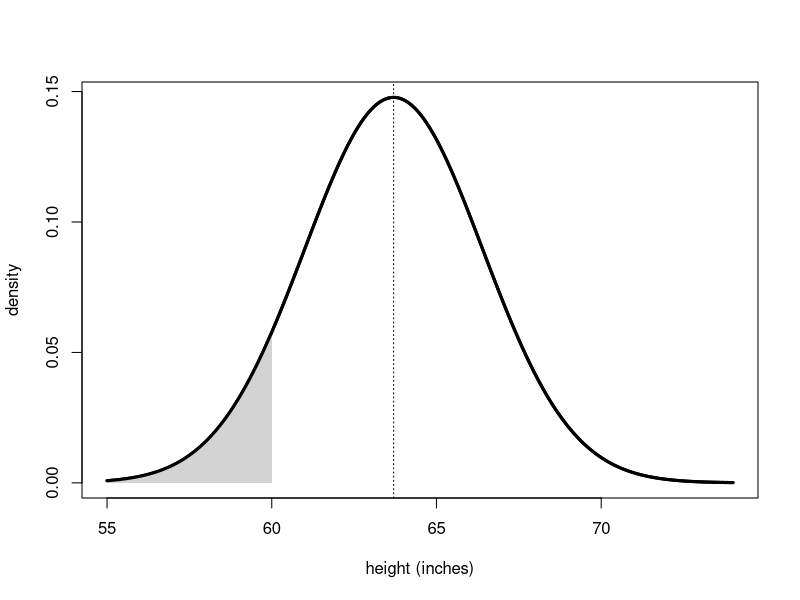
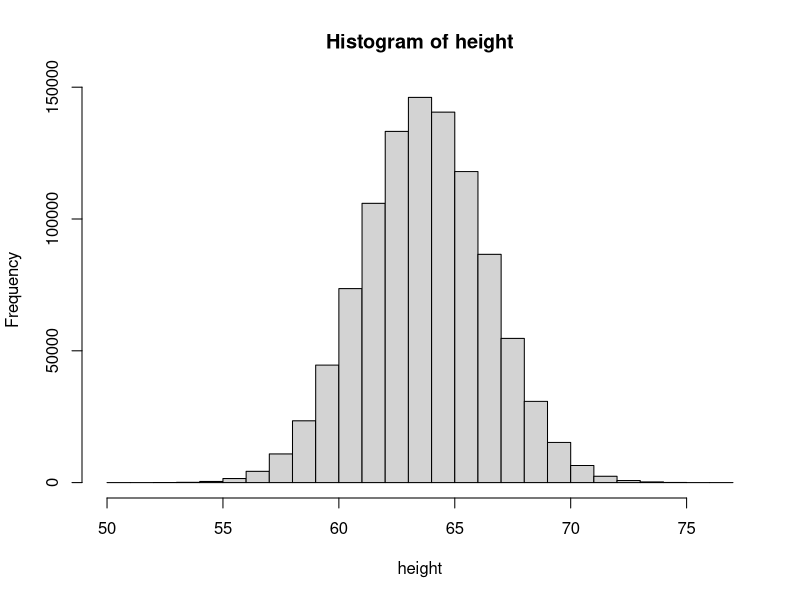
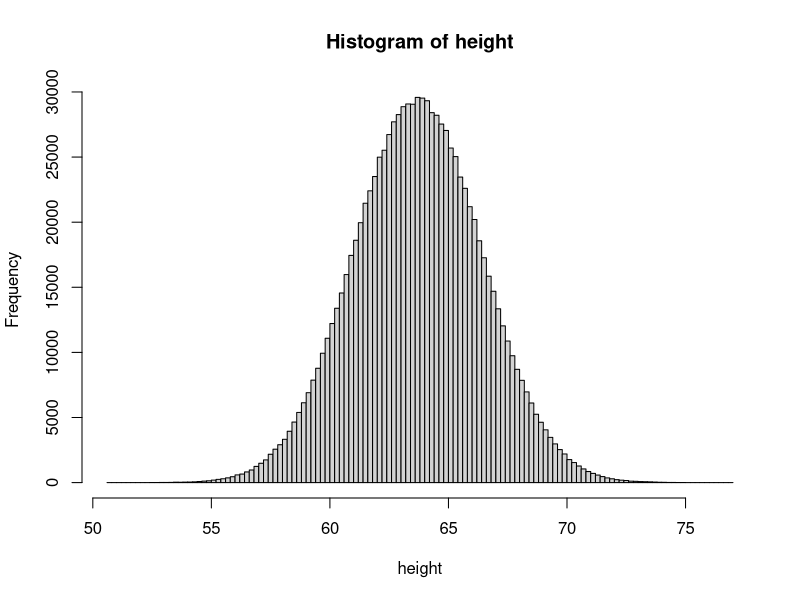
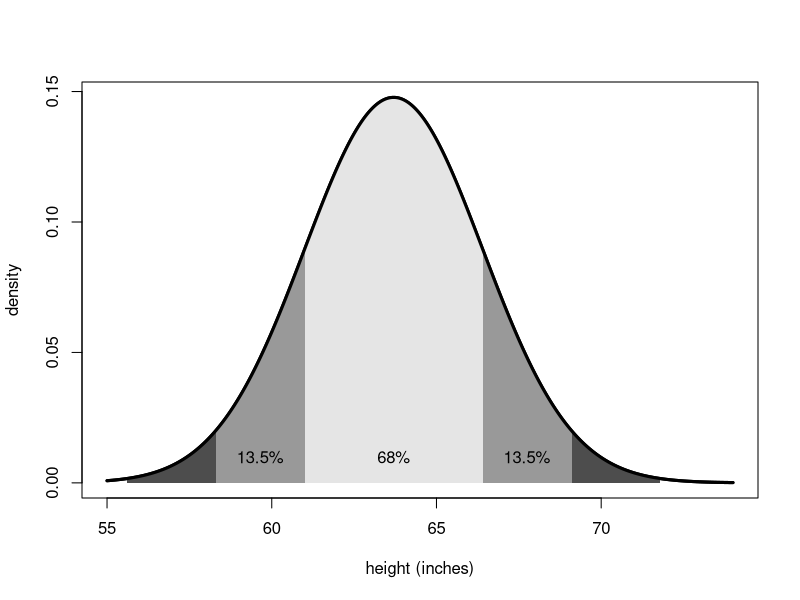
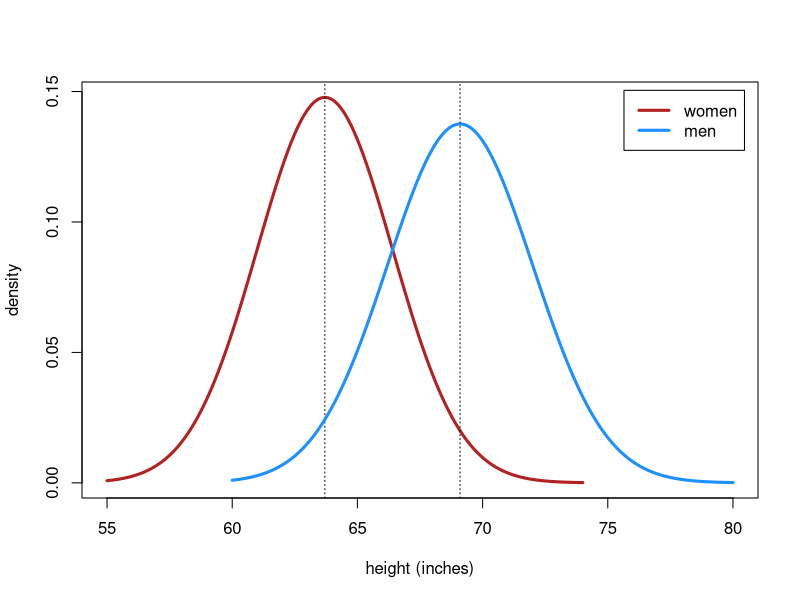
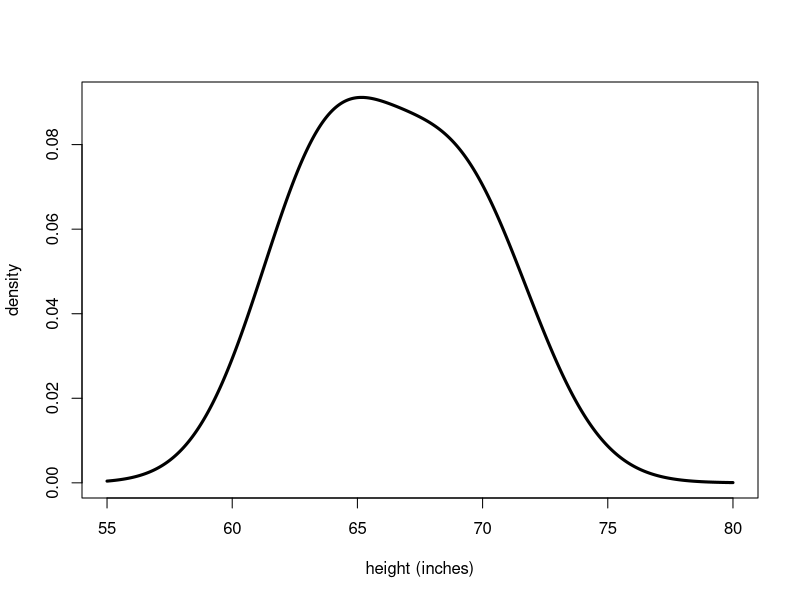
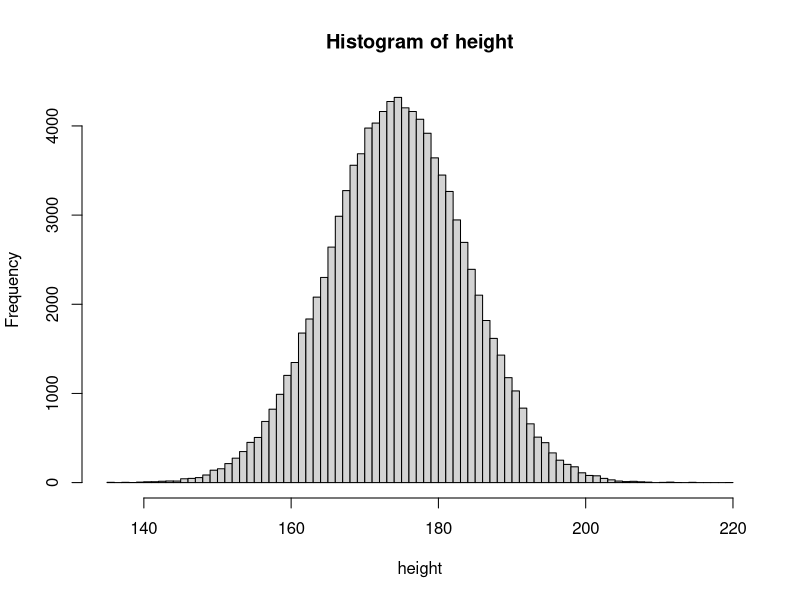
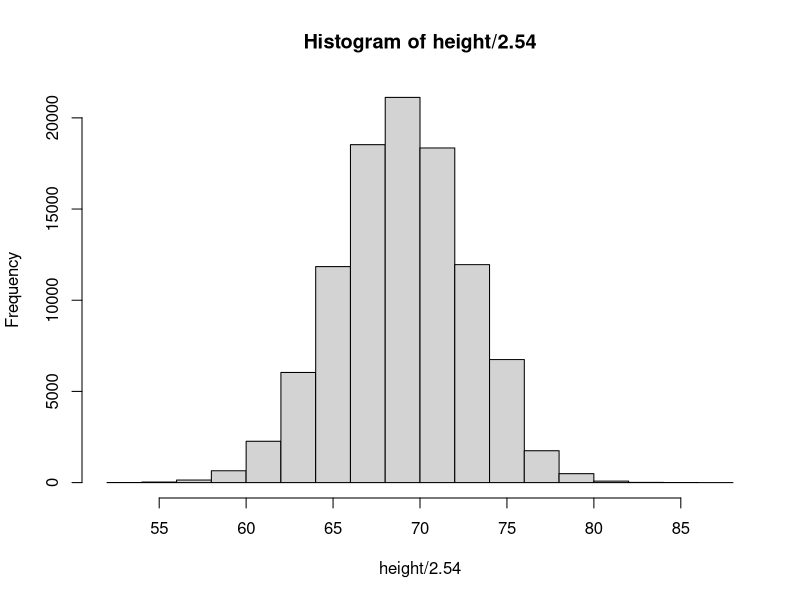

Here is the R script that generated these plots, in order:
############################################################################

# Open Online R Stream (https://www.wvbauer.com/doku.php/live_streams)
#
# By:   Wolfgang Viechtbauer (https://www.wvbauer.com)
# Date: 2023-06-22
#
# Topic(s):
# - Regression and Other Stories (https://avehtari.github.io/ROS-Examples/)
# - Section(s): 3.5
#
# last updated: 2023-06-26

############################################################################

### 3.5: Probability distributions

## Normal distribution; mean and standard deviation
# https://en.wikipedia.org/wiki/Normal_distribution

# draw a normal distribution with a mean of 63.7 and a standard deviation of 2.7
xs <- seq(55, 74, length=1000)
ys <- dnorm(xs, mean=63.7, sd=2.7)
plot(xs, ys, type="l", xlab="height (inches)", ylab="density", lwd=3)
abline(v=63.7, lty="dotted")

# shade in the area of the distribution where height is 60 inches or below
xs.sub <- seq(55, 60, length=1000)
ys.sub <- dnorm(xs.sub, mean=63.7, sd=2.7)
polygon(c(xs.sub,60,rev(xs.sub)), c(ys.sub,0,rep(0,1000)), col="lightgray", border=NA)
lines(xs, ys, lwd=3)

# calculate the size of the shaded area
pnorm(60, mean=63.7, sd=2.7)

# this is the probability of sampling a woman from the distribution whose
# height is 60 inches or shorter (around 8.5%)

# generate a random sample of the height of one million women from this distribution
set.seed(1234)
height <- rnorm(1000000, mean=63.7, sd=2.7)

# draw a histogram of the values
hist(height)

# increase the number of break points
hist(height, breaks=100)

# the proportion of women in the sample who are 60 inches or shorter
mean(height <= 60)

# redraw the normal distribution and shade in more areas (for 1, 2, and 3
# standard deviations around the mean)
xs <- seq(55, 74, length=1000)
ys <- dnorm(xs, mean=63.7, sd=2.7)
plot(xs, ys, type="l", xlab="height (inches)", ylab="density", lwd=3)
xs.sub <- seq(63.7-3*2.7, 63.7+3*2.7, length=1000)
ys.sub <- dnorm(xs.sub, mean=63.7, sd=2.7)
polygon(c(xs.sub,63.7+3*2.7,rev(xs.sub)), c(ys.sub,0,rep(0,1000)), col="gray30", border=NA)
xs.sub <- seq(63.7-2*2.7, 63.7+2*2.7, length=1000)
ys.sub <- dnorm(xs.sub, mean=63.7, sd=2.7)
polygon(c(xs.sub,63.7+2*2.7,rev(xs.sub)), c(ys.sub,0,rep(0,1000)), col="gray60", border=NA)
xs.sub <- seq(63.7-1*2.7, 63.7+1*2.7, length=1000)
ys.sub <- dnorm(xs.sub, mean=63.7, sd=2.7)
polygon(c(xs.sub,63.7+1*2.7,rev(xs.sub)), c(ys.sub,0,rep(0,1000)), col="gray90", border=NA)
lines(xs, ys, lwd=3)
text(63.7, .01, "68%")
text(63.7-1.5*2.7, .01, "13.5%")
text(63.7+1.5*2.7, .01, "13.5%")

# size of the area mu-sigma to mu+sigma (one SD below to one SD above the mean)
pnorm(63.7+1*2.7, mean=63.7, sd=2.7) - pnorm(63.7-1*2.7, mean=63.7, sd=2.7)

# so this is the probability of sampling a woman from the distribution whose
# height is between one SD below the mean to one SD above the mean

# the proportion of women in the sample whose height falls within this range
mean(height >= 63.7-1*2.7 & height <= 63.7+1*2.7)

# size of the area mu-2*sigma to mu+2*sigma (two SDs below to two SDs above the mean)
pnorm(63.7+2*2.7, mean=63.7, sd=2.7) - pnorm(63.7-2*2.7, mean=63.7, sd=2.7)

# size of the area mu-3*sigma to mu+3*sigma (three SDs below to three SDs above the mean)
pnorm(63.7+3*2.7, mean=63.7, sd=2.7) - pnorm(63.7-3*2.7, mean=63.7, sd=2.7)

# draw the normal distributions for the women and men in the same plot
xs <- seq(55, 74, length=1000)
ys <- dnorm(xs, mean=63.7, sd=2.7)
plot(xs, ys, type="l", xlab="height (inches)", ylab="density", lwd=3,
     xlim=c(55,80), col="firebrick")
abline(v=63.7, lty="dotted")
xs <- seq(60, 80, length=1000)
ys <- dnorm(xs, mean=69.1, sd=2.9)
lines(xs, ys, lwd=3, col="dodgerblue")
abline(v=69.1, lty="dotted")
legend("topright", inset=.02, col=c("firebrick","dodgerblue"), lty=1,
       legend=c("women","men"), lwd=3)

# draw the density for the 50/50 mixture of the two distributions
xs <- seq(55, 80, length=1000)
ys.w <- dnorm(xs, mean=63.7, sd=2.7)
ys.m <- dnorm(xs, mean=69.1, sd=2.9)
ys <- 0.5 * ys.w + 0.5 * ys.m
plot(xs, ys, type="l", xlab="height (inches)", ylab="density", lwd=3)

# to illustrate the CLT, let's consider the case where the height of a person
# is determined by 350 variables that correspond to 'genetic factors' that can
# either be switched on (1) or off (0) and assume that there is a 50/50 chance
# that a factor is on versus off
x001 <- sample(c(0,1), 100000, replace=TRUE)
x002 <- sample(c(0,1), 100000, replace=TRUE)
# ...
x350 <- sample(c(0,1), 100000, replace=TRUE)

# instead of doing the above 350 times, we can use replicate()
set.seed(1234)
X <- replicate(350, sample(c(0,1), 100000, replace=TRUE))

# X is a matrix with 100000 rows and 350 columns; the columns are the 350
# variables representing the presence/absence of the genetics factors

# take the sum across these 350 variables (the row sums)
height <- rowSums(X)

# draw a histogram of the resulting values for the people
hist(height, breaks=100)

# the mean, variance, and SD of the height values
mean(height)
var(height)
sd(height)

# the mean of a variable that takes on with 50% chance the value 1 and with
# 50% chance the value 0 is 0.5; we summed up 350 of such variables, so the
# true mean of the height variable we generated above must be 350 times this
# mean
350 * 0.5

# the variance of each of the variables in X is equal to 0.25
((0-0.5)^2 + (1-0.5)^2) / 2

# the variance of the height variable then is 350 times this variance
350 * 0.25

# and hence the SD of the height variable is the square root of that
sqrt(350 * 0.25)

## Linear transformations

# transform the height in centimeters into the height in inches and draw the
# histogram of these values (still a normal distribution)
hist(height / 2.54)

# simulate the difference of the mean height of 100 men and the mean height of 100 women
mean(rnorm(100, mean=69.1, sd=2.9)) - mean(rnorm(100, mean=63.7, sd=2.7))

# replicate this process 100000 times
mdiff <- replicate(100000, mean(rnorm(100, mean=69.1, sd=2.9)) -
                           mean(rnorm(100, mean=63.7, sd=2.7)))

# histogram of the resulting values
hist(mdiff, breaks=100)

# the mean and SD of the resulting values
mean(mdiff)
sd(mdiff)

## Mean and standard deviation of the sum of correlated random variables

# say we measure people twice on the same variable, once before and once after
# some kind of treatment
set.seed(1234)
pretest  <- rnorm(100, mean=100, sd=15)
posttest <- pretest + rnorm(100, mean=12, sd=10)

# create a scatterplot of the two variables
plot(pretest, posttest, pch=21, bg="gray", xlab="Pre-test", ylab="Post-test")

# add the diagonal line for when pretest = posttest
abline(a=0, b=1)

# correlation between the two variables
cor(pretest, posttest)

# compute the sum of the two scores
sumscore <- posttest + pretest

# compute the sum of the means and the mean of the sum scores (same!)
mean(pretest) + mean(posttest)
mean(sumscore)

# compute the SD of the sum scores and compare this to the formula in the book (same!)
sd(sumscore)
sqrt(var(pretest) + var(posttest) + 2*cor(pretest, posttest)*sd(pretest)*sd(posttest))

# compute the change scores
change <- posttest - pretest

# compute the difference between the means and the mean of the change scores (same!)
mean(posttest) - mean(pretest)
mean(change)

# compute the SD of the change scores and compare this to the formula in the book (same!)
sd(change)
sqrt(var(pretest) + var(posttest) - 2*cor(pretest, posttest)*sd(pretest)*sd(posttest))

## Lognormal distribution
# https://en.wikipedia.org/wiki/Log-normal_distribution

# simulate the log weight of 1000000 men
logweight <- rnorm(1000000, mean=5.13, sd=0.17)

# histogram of these values
hist(logweight, breaks=100)

# exponentiate these values to get the weight (in pounds) of these people
weight <- exp(logweight)

# histogram of the weight values
hist(weight, breaks=100)

# exponentiate the mean and SD of the logweight values
exp(mean(logweight))
exp(sd(logweight))

# note: these are not the same as taking the mean and SD of the weight values
mean(weight)
sd(weight)

# we can estimate the mean weight from the mean and SD logweight values
exp(mean(logweight) + var(logweight)/2)

# and we can estimate the SD weight from the mean and SD logweight values
sqrt((exp(var(logweight)) - 1) * exp(2*mean(logweight) + var(logweight)))

# sidenote: the exponentiated median of the logweight values is the same as
# the median of the weight values
exp(median(logweight))
median(weight)

# since mean(logweight) and median(logweight) are estimates of the same thing
# (since the true mean and median under a normal distribution are identical),
# exp(mean(logweight)) is actually an estimate of the median weight

## Binomial distribution
# https://en.wikipedia.org/wiki/Binomial_distribution

# simulate 1000000 values from a binomial distribution with n=20 and p=0.3
baskets <- rbinom(1000000, size=20, prob=0.3)

# create a frequency table of these values
table(baskets)

# create a plot of the frequencies divided by 1000000
plot(table(baskets)/1000000, type="h", ylab="Probability", bty="l")

# mean and SD of the baskets values
mean(baskets)
sd(baskets)

# compare these to the formulas in the book
20*0.3
sqrt(20*0.3*(1-0.3))

## Poisson distribution
# https://en.wikipedia.org/wiki/Poisson_distribution

# simulate 100000 values from a Poisson distribution with rate equal to 380
hits <- rpois(100000, lambda=380)

# create a plot of the frequencies divided by 100000
plot(table(hits)/100000, type="h", ylab="Probability", bty="l")

# this looks very much like a normal distribution; this is not coincidence

# the process of generating a Poisson random variable with rate parameter
# equal to 380 is the same as generating 380 Poisson random variable with rate
# parameter equal to 1 and summing up their values
X <- replicate(380, rpois(100000, lambda=1))
hits <- rowSums(X)
plot(table(hits)/1000000, type="h", ylab="Probability", bty="l")

# and as discussed above, the CLT then tells us that this variable (since it
# is the sum of many independent random variables) should have a distribution
# that is approximated by a normal distribution

# the mean and variance of the hits variable
mean(hits)
var(hits)

# the mean and variance of a Poisson random variable are equal to the rate parameter

# simulate the number of cancer cases in a county of 100,000 people that are
# followed for one year when the rate of the cancer is 45.2 per 1,000,000
# person years and repeat this process 500,000 times
cases <- rpois(500000, lambda=4.52)

# create a plot of the frequencies divided by 500000
plot(table(cases)/500000, type="h", ylab="Probability", bty="l")

# the mean and variance of the cases variable
mean(cases)
var(cases)

# simulate data from a Poisson distribution where the rate is 7.5
michaels <- rpois(1000000, lambda=7.5)

# create a plot of the frequencies divided by 1000000
par(mfrow=c(2,1))
plot(table(michaels)/1000000, type="h", ylab="Probability", bty="l")

# we can also think of this example (and this may actually be more natural) as
# data coming from a binomial distribution
michaels <- rbinom(1000000, size=750, prob=0.01)

# create a plot of the frequencies divided by 1000000
plot(table(michaels)/1000000, type="h", ylab="Probability", bty="l")

# so we see that the Poisson distribution and the binomial distribution can
# look very similar to each other; this is not generally true, but will be
# true when 'size' is at least 20 and 'prob' is <= 0.05

## Comparing distributions

# in the study described in the book, 200 heart patients either received
# 'percutaneous coronary intervention' (stents) while the other half received
# a placebo and were measured in terms of how long (in seconds) they were able
# to exercise on a treadmill; the means in the treatment and control groups
# were 530 and 510 seconds, respectively, with a standard deviation of 190
# seconds and assume that the exercise times are normally distributed within
# the two groups; then the distribution of exercise times within the two
# groups look like this
xs <- seq(0, 1100, length=1000)
ys <- dnorm(xs, mean=510, sd=190)
par(mfrow=c(1,1))
plot(xs, ys, type="l", xlab="exercise time (seconds)", ylab="density", lwd=3, lty="dotted")
ys <- dnorm(xs, mean=530, sd=190)
lines(xs, ys, lwd=3)
legend("topright", inset=.02, lty=c("dotted","solid"), lwd=3, seg.len=4,
       legend=c("control","treatment"))

# therefore, 50% of the patients in the control group have an exercise time
# above 510; in contrast, the percentage of patients in the treatment group
# that have an exercise above 510 should be higher (since the mean exercise
# time in this group is higher); we can compute this as follows
100 * pnorm(510, mean=530, sd=190, lower.tail=FALSE)

# so, around 54% of patients in the treatment group have an exercise time
# above 510 (so this is a shift from the 50th to the 54th percentile)

############################################################################
